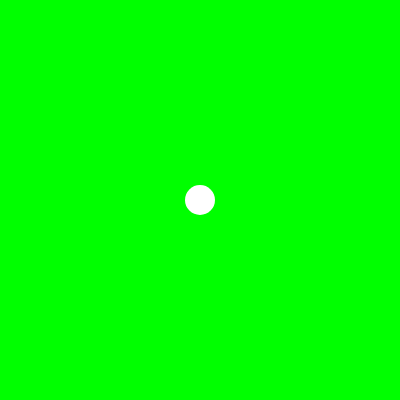
Frame 1 (no input)
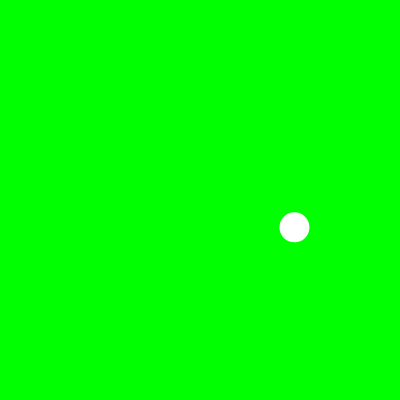
Frame 60 (no input)
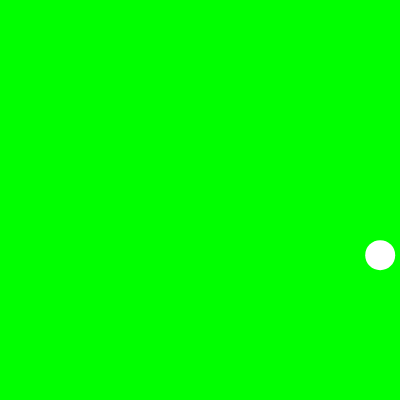
Frame 120 (the mouse pressed at the canvas centre since frame 60)

The p5.js sketch that drew these frames (run headless with seeded random() and noise() and a simulated clock; from frame 60 on, the mouse is pressed at the canvas centre):

// p5.js sketch
// ── sketch.js
const ballSize = 30;
const speed = 0.1;
let ballDirection;
let ballPosition;

function setup() {
  createCanvas(400, 400);
  ballDirection = createVector(random(0, width), random(0, height));
  ballDirection.normalize();
  ballPosition = createVector(width / 2, height / 2);
}

function draw() {
  background(0, 255, 0);
  fill(255);
  noStroke();
  circle(ballPosition.x, ballPosition.y, ballSize);
  ballPosition.x += ballDirection.x * deltaTime * speed;
  ballPosition.y += ballDirection.y * deltaTime * speed;
  if (ballPosition.x - ballSize / 2 <= 0) {
    ballPosition.x = ballSize / 2;
    ballDirection.x *= -1;
  }
  if (ballPosition.x + ballSize / 2 >= width) {
    ballPosition.x = width - ballSize / 2;
    ballDirection.x *= -1;
  }

  if (ballPosition.y - ballSize / 2 <= 0) {
    ballPosition.y = ballSize / 2;
    ballDirection.y *= -1;
  }

  if (ballPosition.y + ballSize / 2 >= height) {
    ballPosition.y = height - ballSize / 2;
    ballDirection.y *= -1;
  }
}
